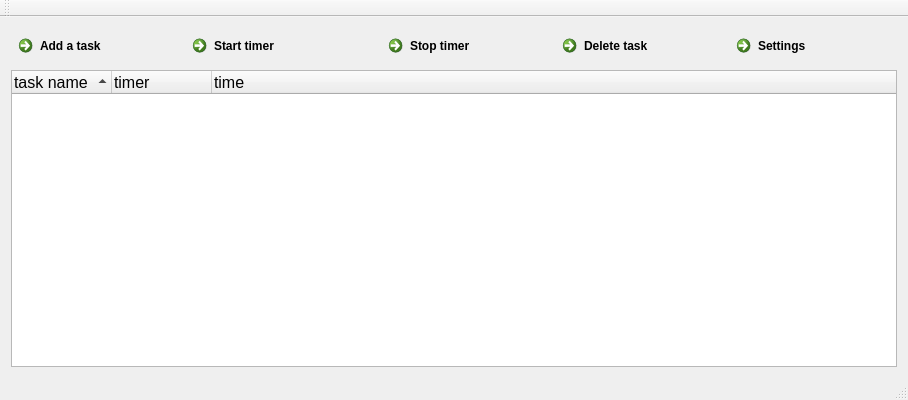
<?xml version="1.0" encoding="UTF-8"?>
<ui version="4.0">
 <class>MainWindow</class>
 <widget class="QMainWindow" name="MainWindow">
  <property name="geometry">
   <rect>
    <x>0</x>
    <y>0</y>
    <width>908</width>
    <height>400</height>
   </rect>
  </property>
  <property name="windowTitle">
   <string>qtimetracker</string>
  </property>
  <property name="windowIcon">
   <iconset resource="qtimetrackerresourcefile.qrc">
    <normaloff>:/gui/icons/svg/app_icon.svg</normaloff>:/gui/icons/svg/app_icon.svg</iconset>
  </property>
  <widget class="QWidget" name="centralWidget">
   <layout class="QGridLayout" name="gridLayout">
    <item row="0" column="1">
     <widget class="QCommandLinkButton" name="btn_starttimer">
      <property name="text">
       <string>Start timer</string>
      </property>
      <property name="icon">
       <iconset resource="qtimetrackerresourcefile.qrc">
        <normaloff>:/gui/icons/svg/task_start.svg</normaloff>:/gui/icons/svg/task_start.svg</iconset>
      </property>
     </widget>
    </item>
    <item row="0" column="0">
     <widget class="QCommandLinkButton" name="btn_addtask">
      <property name="text">
       <string>Add a task</string>
      </property>
      <property name="icon">
       <iconset resource="qtimetrackerresourcefile.qrc">
        <normaloff>:/gui/icons/svg/task_add.svg</normaloff>:/gui/icons/svg/task_add.svg</iconset>
      </property>
     </widget>
    </item>
    <item row="0" column="3">
     <widget class="QCommandLinkButton" name="btn_stoptimer">
      <property name="text">
       <string>Stop timer</string>
      </property>
      <property name="icon">
       <iconset resource="qtimetrackerresourcefile.qrc">
        <normaloff>:/gui/icons/svg/task_stop.svg</normaloff>:/gui/icons/svg/task_stop.svg</iconset>
      </property>
     </widget>
    </item>
    <item row="0" column="4">
     <widget class="QCommandLinkButton" name="btn_deletetask">
      <property name="text">
       <string>Delete task</string>
      </property>
      <property name="icon">
       <iconset resource="qtimetrackerresourcefile.qrc">
        <normaloff>:/gui/icons/svg/task_delete.svg</normaloff>:/gui/icons/svg/task_delete.svg</iconset>
      </property>
     </widget>
    </item>
    <item row="0" column="5">
     <widget class="QCommandLinkButton" name="btn_settings">
      <property name="text">
       <string>Settings</string>
      </property>
      <property name="icon">
       <iconset resource="qtimetrackerresourcefile.qrc">
        <normaloff>:/gui/icons/svg/task_settings.svg</normaloff>:/gui/icons/svg/task_settings.svg</iconset>
      </property>
     </widget>
    </item>
    <item row="1" column="0" colspan="6">
     <widget class="QTreeWidget" name="treeWidget">
      <property name="font">
       <font>
        <pointsize>12</pointsize>
       </font>
      </property>
      <property name="indentation">
       <number>20</number>
      </property>
      <property name="sortingEnabled">
       <bool>true</bool>
      </property>
      <property name="columnCount">
       <number>3</number>
      </property>
      <column>
       <property name="text">
        <string>task name</string>
       </property>
      </column>
      <column>
       <property name="text">
        <string>timer</string>
       </property>
      </column>
      <column>
       <property name="text">
        <string>time</string>
       </property>
      </column>
     </widget>
    </item>
   </layout>
  </widget>
  <widget class="QToolBar" name="mainToolBar">
   <attribute name="toolBarArea">
    <enum>TopToolBarArea</enum>
   </attribute>
   <attribute name="toolBarBreak">
    <bool>false</bool>
   </attribute>
  </widget>
  <widget class="QStatusBar" name="statusBar"/>
  <widget class="QToolBar" name="toolBar">
   <property name="windowTitle">
    <string>toolBar</string>
   </property>
   <property name="movable">
    <bool>false</bool>
   </property>
   <property name="toolButtonStyle">
    <enum>Qt::ToolButtonTextBesideIcon</enum>
   </property>
   <property name="floatable">
    <bool>false</bool>
   </property>
   <attribute name="toolBarArea">
    <enum>TopToolBarArea</enum>
   </attribute>
   <attribute name="toolBarBreak">
    <bool>false</bool>
   </attribute>
  </widget>
  <action name="actionQuit">
   <property name="text">
    <string>Quit</string>
   </property>
  </action>
 </widget>
 <layoutdefault spacing="6" margin="11"/>
 <resources>
  <include location="qtimetrackerresourcefile.qrc"/>
 </resources>
 <connections/>
</ui>
